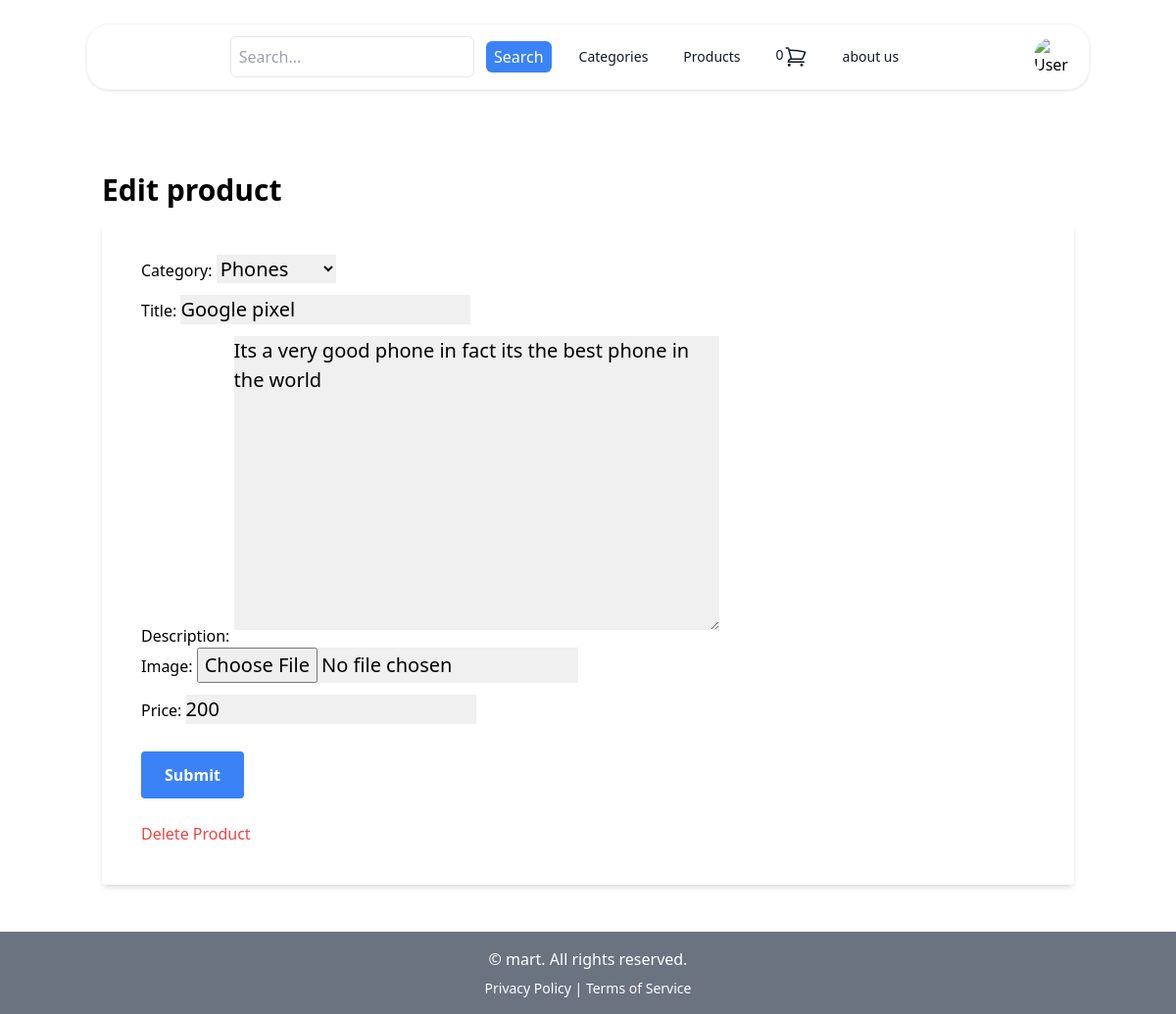
The app's page /mystore/edit_product/2/ (signed in) with its own data.
### store/models.py (models this page shows, shortened)
class Product(models.Model):
    DRAFT = 'draft'
    WAITING_APPROVAL = 'awaitingapproval'
    ACTIVE = 'active'
    DELETED = 'deleted'
    STATUS_CHOICES = (
        (DRAFT, 'Draft'),
        (WAITING_APPROVAL,'Awaitng Approval'),
        (ACTIVE, 'Active'),
        (DELETED, 'Deleted'),
    )
    user = models.ForeignKey(User, related_name='products', on_delete=models.CASCADE)
    category = models.ForeignKey(Category, related_name='products', on_delete=models.CASCADE)
    title = models.CharField(max_length=50)
    slug = models.SlugField(max_length=50)
    description = models.TextField(blank=True)
    image = models.ImageField(upload_to='uploads/product_images', blank=True, null=True)
    thumbnails = models.ImageField(upload_to='uploads/product_images/thumbnails/', blank=True,null=True)
    price = models.IntegerField()
    created_at = models.DateTimeField(auto_now_add=True)
    update_at = models.DateTimeField(auto_now=True)
    status = models.CharField(max_length=50,choices=STATUS_CHOICES,default=ACTIVE)

class Category(models.Model):
    title = models.CharField(max_length=50)
    slug = models.SlugField(max_length=50)
    class Meta:
        verbose_name_plural = 'Categories'
    def __str__(self):
        return self.title

### userprofile/views.py (the view)
# urls.py: path('mystore/edit_product/<int:pk>/',views.edit_product,name='edit-product'),
@login_required
def edit_product(request,pk):
    product = Product.objects.filter(user=request.user).get(pk=pk)
    if request.method == 'POST':
        form = ProductForm(request.POST, request.FILES, instance=product)
        if form.is_valid():
            form.save()
            messages.success(request, "Product details updated successfully.")
            return redirect('mystore')
    else:
        form = ProductForm(instance=product)
    return render(request, 'userprofile/add_product.html',{
        'title':'Edit product',
        'product':product,
        'form':form})

### store/forms.py
class ProductForm(forms.ModelForm):
    class Meta:
        model = Product
        fields = ("category", "title", "description", "image", "price")
        widgets = {
            'category': forms.Select(attrs={'class': 'form-control mb-3', 'style': 'background-color: #F0F0F0; font-size: 1.25rem;'}),
            'title': forms.TextInput(attrs={'class': 'form-control mb-3', 'style': 'background-color: #F0F0F0; font-size: 1.25rem;'}),
            'description': forms.Textarea(attrs={'class': 'form-control mb-3', 'rows': 10, 'style': 'background-color: #F0F0F0; font-size: 1.25rem;'}),
            'image': forms.FileInput(attrs={'class': 'form-control-file mb-3', 'style': 'background-color: #F0F0F0; font-size: 1.25rem;'}),
            'price': forms.NumberInput(attrs={'class': 'form-control mb-3', 'style': 'background-color: #F0F0F0; font-size: 1.25rem;'}),
        }

### store/cart.py (called while the page is built)
    def __len__(self):
        return sum(item['quantity'] for item in self.cart.values())

### store/context_processors.py (called while the page is built)
def cart(request):
    return {'cart':Cart(request)}

### store/templatetags/menu.py (called while the page is built)
@register.inclusion_tag('core/menu.html')
def menu():
    categories = Category.objects.all()
    return {'categories':categories}

### userprofile/templates/userprofile/add_product.html (shortened to what this page needs)
{% extends "core/base.html" %}
{% block content %}
<div class="container mx-auto px-4">
    <h1 class="text-3xl font-bold my-4">{{title}}</h1>
    <div class="bg-white shadow-md rounded px-10 pt-8 pb-10 mb-4">
        <form method="post" action="." enctype="multipart/form-data">
            <div class="mb-4">
                {{ form.as_p }}
            </div>
            <button type="submit" class="bg-blue-500 hover:bg-blue-700 text-white font-bold py-3 px-6 rounded focus:outline-none focus:shadow-outline">
                Submit
            </button>
        </form>
        {% if product %}
            <a href="{% url 'delete-product' product.id %}" class="text-red-500 hover:text-red-700 mt-6 inline-block">
                Delete Product
            </a>
        {% endif %}
    </div>
</div>
{% endblock content %}

### records on screen
Product: category "Phones", description "Its a very good phone in fact its the best phone in the world", price "200"
Category: title "Google pixel"

### other values on screen
{{ cart | length }} "0"
{{ title }} "Edit product"
